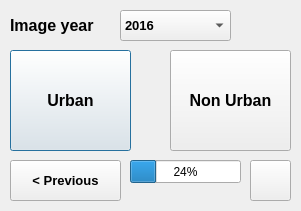
<?xml version="1.0" encoding="UTF-8"?>
<ui version="4.0">
 <class>ValdationGoogleDialogBase</class>
 <widget class="QDialog" name="ValdationGoogleDialogBase">
  <property name="geometry">
   <rect>
    <x>0</x>
    <y>0</y>
    <width>301</width>
    <height>211</height>
   </rect>
  </property>
  <property name="windowTitle">
   <string>ValdationGoogle</string>
  </property>
  <widget class="QPushButton" name="urbano">
   <property name="geometry">
    <rect>
     <x>10</x>
     <y>50</y>
     <width>121</width>
     <height>101</height>
    </rect>
   </property>
   <property name="font">
    <font>
     <pointsize>12</pointsize>
     <weight>75</weight>
     <bold>true</bold>
    </font>
   </property>
   <property name="text">
    <string>Urban</string>
   </property>
  </widget>
  <widget class="QPushButton" name="nourbano">
   <property name="geometry">
    <rect>
     <x>170</x>
     <y>50</y>
     <width>121</width>
     <height>101</height>
    </rect>
   </property>
   <property name="font">
    <font>
     <pointsize>12</pointsize>
     <weight>75</weight>
     <bold>true</bold>
    </font>
   </property>
   <property name="text">
    <string>Non Urban</string>
   </property>
  </widget>
  <widget class="QPushButton" name="prev">
   <property name="geometry">
    <rect>
     <x>10</x>
     <y>160</y>
     <width>111</width>
     <height>41</height>
    </rect>
   </property>
   <property name="font">
    <font>
     <pointsize>10</pointsize>
     <weight>75</weight>
     <bold>true</bold>
    </font>
   </property>
   <property name="text">
    <string>&lt; Previous</string>
   </property>
  </widget>
  <widget class="QComboBox" name="comboBox">
   <property name="geometry">
    <rect>
     <x>120</x>
     <y>10</y>
     <width>111</width>
     <height>31</height>
    </rect>
   </property>
   <property name="font">
    <font>
     <pointsize>10</pointsize>
     <weight>75</weight>
     <bold>true</bold>
    </font>
   </property>
   <item>
    <property name="text">
     <string>2016</string>
    </property>
   </item>
   <item>
    <property name="text">
     <string>2015</string>
    </property>
   </item>
   <item>
    <property name="text">
     <string>2014</string>
    </property>
   </item>
   <item>
    <property name="text">
     <string>2013</string>
    </property>
   </item>
   <item>
    <property name="text">
     <string>2012</string>
    </property>
   </item>
   <item>
    <property name="text">
     <string>2011</string>
    </property>
   </item>
   <item>
    <property name="text">
     <string>2010</string>
    </property>
   </item>
   <item>
    <property name="text">
     <string>2009</string>
    </property>
   </item>
   <item>
    <property name="text">
     <string>2008</string>
    </property>
   </item>
  </widget>
  <widget class="QLabel" name="labelYear">
   <property name="geometry">
    <rect>
     <x>10</x>
     <y>10</y>
     <width>101</width>
     <height>31</height>
    </rect>
   </property>
   <property name="font">
    <font>
     <pointsize>12</pointsize>
     <weight>75</weight>
     <bold>true</bold>
    </font>
   </property>
   <property name="text">
    <string>Image year</string>
   </property>
  </widget>
  <widget class="QLabel" name="label">
   <property name="geometry">
    <rect>
     <x>140</x>
     <y>170</y>
     <width>91</width>
     <height>21</height>
    </rect>
   </property>
   <property name="font">
    <font>
     <pointsize>9</pointsize>
     <weight>75</weight>
     <bold>true</bold>
    </font>
   </property>
   <property name="text">
    <string/>
   </property>
  </widget>
  <widget class="QPushButton" name="pointsButton">
   <property name="geometry">
    <rect>
     <x>250</x>
     <y>160</y>
     <width>41</width>
     <height>41</height>
    </rect>
   </property>
   <property name="text">
    <string/>
   </property>
   <property name="iconSize">
    <size>
     <width>40</width>
     <height>40</height>
    </size>
   </property>
  </widget>
  <widget class="QProgressBar" name="convertingBar">
   <property name="geometry">
    <rect>
     <x>130</x>
     <y>160</y>
     <width>111</width>
     <height>23</height>
    </rect>
   </property>
   <property name="value">
    <number>24</number>
   </property>
  </widget>
  <widget class="QLabel" name="label_2">
   <property name="geometry">
    <rect>
     <x>130</x>
     <y>190</y>
     <width>101</width>
     <height>16</height>
    </rect>
   </property>
   <property name="text">
    <string/>
   </property>
  </widget>
 </widget>
 <resources/>
 <connections/>
</ui>
